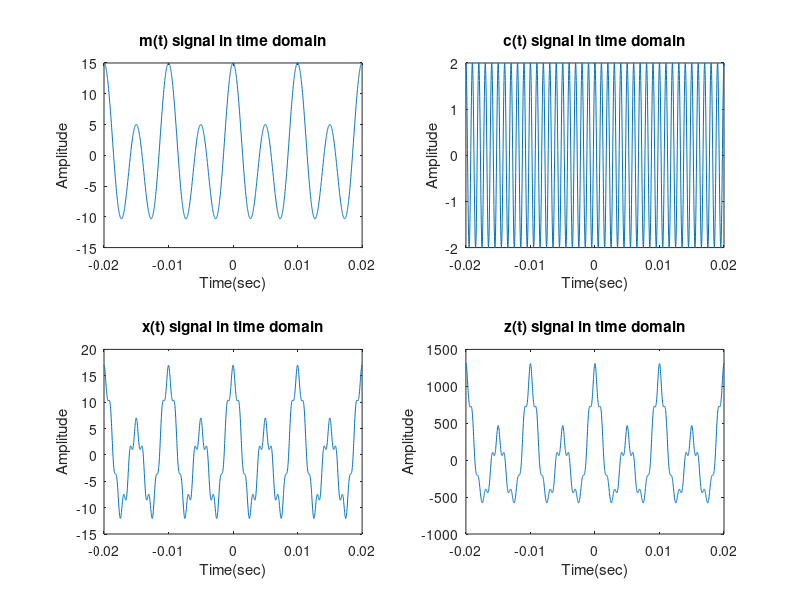
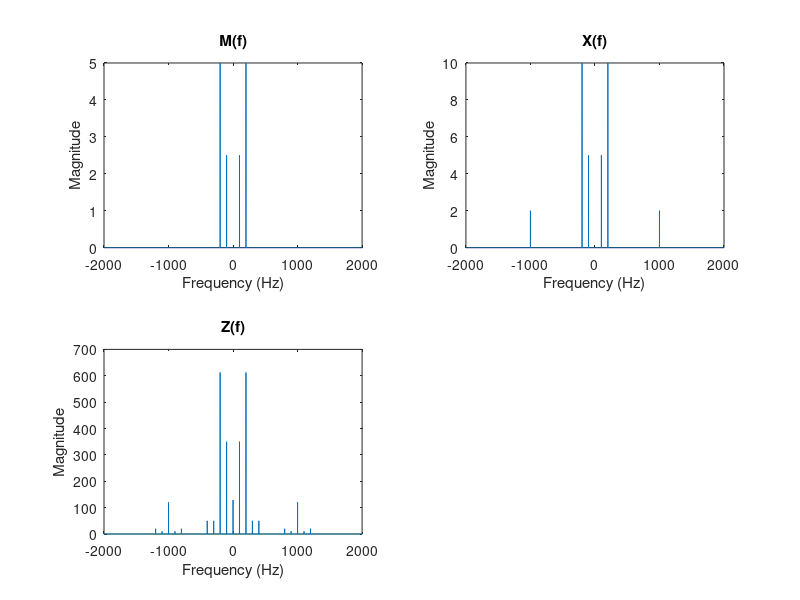

The MATLAB source for these figures, in order: (Note: this script raises an error after producing the figures.)
%% a section code
% Define system function
m = @(t) 5.*cos(200.*pi.*t) + 10.*cos(400.*pi.*t);
c = @(t) 2.*cos(2000.*pi.*t);
x = @(t) (m(t) + c(t));
z = @(t) (60*x(t) + x(t).^2);
Ts = 0.00002; %determination of the sample coefficient
%define the time vector for simulating the signal in time
time = -1:Ts:1-Ts;
%%
%Calculations
mt = m(time);
et = c(time);
xt = x(time);
zt = z(time);

%%
%Plot the signals in time domian
figure
grid on;
subplot (2,2,1);
plot(time, mt)
title('m(t) signal in time domain')
xlim([-0.02,0.02])
xlabel('Time(sec)')
ylabel('Amplitude')

subplot (2,2,2);
plot(time, et)
xlim([-0.02,0.02])
title('c(t) signal in time domain')
xlabel('Time(sec)')
ylabel('Amplitude')

subplot (2,2,3);
plot(time, xt)
xlim([-0.02,0.02])
title('x(t) signal in time domain')
xlabel('Time(sec)')
ylabel('Amplitude')

subplot (2,2,4);
plot(time, zt)
xlim([-0.02,0.02])
title('z(t) signal in time domain')
xlabel('Time(sec)')
ylabel('Amplitude')

%%
%%Take fourier transform using fft
mf = fft(mt)/length(mt);%take the fourşer transform using fft
fs = 1/Ts;
figure
subplot(2,2,1)
n = length(mt);
%take the shift of the spectra of the fourier transform
fshift = (-n/2:n/2-1)*(fs/n);
mfshift = fftshift(mf);
plot(fshift,abs(mfshift))
xlim([-2000,2000])%limit the frequency x axis
% between -2000 and 2000 for best view
title('M(f)')
xlabel('Frequency (Hz)')
ylabel('Magnitude')


xf = fft(xt)* Ts;
subplot(2,2,2)
n = length(xt);
fshift = (-n/2:n/2-1)*(fs/n);
xfshift = fftshift(xf);
plot(fshift,abs(xfshift))
xlim([-2000,2000])
title('X(f)')
xlabel('Frequency (Hz)')
ylabel('Magnitude')


zf = fft(zt)* Ts;
subplot(2,2,3)
n = length(zt);
fshift = (-n/2:n/2-1)*(fs/n);
zfshift = fftshift(zf);
plot(fshift,abs(zfshift))
xlim([-2000,2000])
title('Z(f)')
xlabel('Frequency (Hz)')
ylabel('Magnitude')

%%
fc = 1000;
bw = 400;
[yt,yfshift] = bandwidthFilterFrequencyDomain(zfshift,fshift,fs,fc,bw);
subplot(2,2,4)
plot(fshift,abs(yfshift))
xlim([-2000,2000])
title('Y(f)')
xlabel('Frequency (Hz)')
ylabel('Magnitude')

%% 
figure
yt = real(yt);
plot(time,yt )
title('y(t) signal in time domain')
xlim([-0.02,0.02])
xlabel('Time(sec)')
ylabel('Amplitude')
%%
figure
plot(time, yt)
hold on 
[dtup , dtlow] = envelope(yt,100, 'peak');
plot(time,dtup)
plot(time,-dtup)
xlim([-0.02,0.02])
title('y(t), d(t) up, and d(t) down signal in time domain')
xlabel('Time(sec)')
ylabel('Amplitude')
hold off
%%
figure

subplot(2,2,1)
plot(time, yt)
hold on 
C1 = 100*10^-9;
R1 = 20*10^3;
at = envelope_detector(time,yt,C1,R1);
plot(time, at)
title('a(t) signal: envelope detector circuit')
xlabel('Time(sec)')
ylabel('Amplitude')
xlim([-0.01,0.01])
%calculate the fourier transform of a(t) 
% than add high pass filter for ignore the dc signal
af = fft(at)* Ts;

subplot(2,2,2)
n = length(at);
fshift = (-n/2:n/2-1)*(fs/n);
afshift = fftshift(af);
plot(fshift,abs(afshift))
xlim([-5000,5000])
title('A(f)')
xlabel('Frequency (Hz)')
ylabel('Magnitude')

subplot(2,2,3)
fc = 50;
[bt,bf] = highPassFilterFrequencyDomain(afshift,fshift,fs,fc);
plot(fshift,abs(bf))
xlim([-5000,5000])
title('B(f): the signal A(f) fitered in frequency domain')
xlabel('Frequency (Hz)')
ylabel('Magnitude')
subplot(2,2,4)
plot(time,bt)
xlim([-0.01,0.01])
title('b(t): the signal a(t) fitered to ignore dc signal')
xlabel('Time(sec)')
ylabel('Amplitude')

%%
figure
%to filter the ripples, a low pass filter is used 
% because ripples have high frequency
fc = 200;
[et,ef] = lowPassFilterFrequencyDomain(bf,fshift,fs,fc);
subplot(2,1,1)
plot(fshift,abs(ef))
xlim([-1000,1000])
title('E(f): the signal B(f) fitered in frequency domain')
xlabel('Frequency (Hz)')
ylabel('Magnitude')
subplot(2,1,2)
plot(time,et)
xlim([-0.01,0.01])
title('e(t): the signal b(t) fitered to remove ripples')
xlabel('Time(sec)')
ylabel('Amplitude')

%%
%Lets plot m(t) and e(t)
%%figure
hold on
plot(time,mt,"Marker","*",MarkerIndices=1:10:length(mt))
plot(time,et)
xlim([-0.01,0.01])
title('m(t) and e(t) signals')
legend('m(t)','e(t)')
xlabel('Time(sec)')
ylabel('Amplitude')



%%
function [at] = envelope_detector(time,yt,C1,R1)
   at = zeros(size(yt));
   at(1)= yt(1);
   i0 = 1;
   for i = 2:length(time)
        if yt(i)>0 && yt(i)>at(i-1)
            if yt(i) >= yt(i- 1)
                at(i) = yt(i);
                i0 = i;
            else
                at(i) = yt(i0).* exp(-(time(i)- time(i0))/(R1.*C1));
            end
        else
            at(i) = yt(i0).* exp(-(time(i)- time(i0))/(R1.*C1));
        end
    end
    

end

%%
function [bt,bf] = highPassFilterFrequencyDomain(af,f,fs,fc)
% Compute the magnitude response of the filter
   H = zeros(size(f));
    for i = 1:length(f)
        if abs(f(i)) >= fc 
            H(i) = 1;
        else
            H(i) = 0;
        end
    end
    % Apply the filter to the frequency domain signal
    bf = af .* H;
    % Obtain the time-domain signal using the inverse Fourier transform
    bt = ifft(ifftshift(bf)).*fs;

end
%%
function [et,ef] = lowPassFilterFrequencyDomain(bf,f,fs,fc)
% Compute the magnitude response of the filter
   H = zeros(size(f));
    for i = 1:length(f)
        if abs(f(i)) <= fc 
            H(i) = 1;
        else
            H(i) = 0;
        end
    end
    % Apply the filter to the frequency domain signal
    ef = bf .* H;
    % Obtain the time-domain signal using the inverse Fourier transform
    et = ifft(ifftshift(ef)).*fs;

end

%%
function [yt,yf] = bandwidthFilterFrequencyDomain(xf,f,fs,fc,bw)
% Compute the magnitude response of the filter
    H = zeros(size(f));
    for i = 1:length(f)
        if abs(f(i)) >= fc - bw/2 && abs(f(i)) <= fc + bw/2
            H(i) = 1;
        else
            H(i) = 0;
        end
    end
    % Apply the filter to the frequency domain signal
    yf = xf .* H;
    % Obtain the time-domain signal using the inverse Fourier transform
    yt = ifft(ifftshift(yf)).*fs;

end
